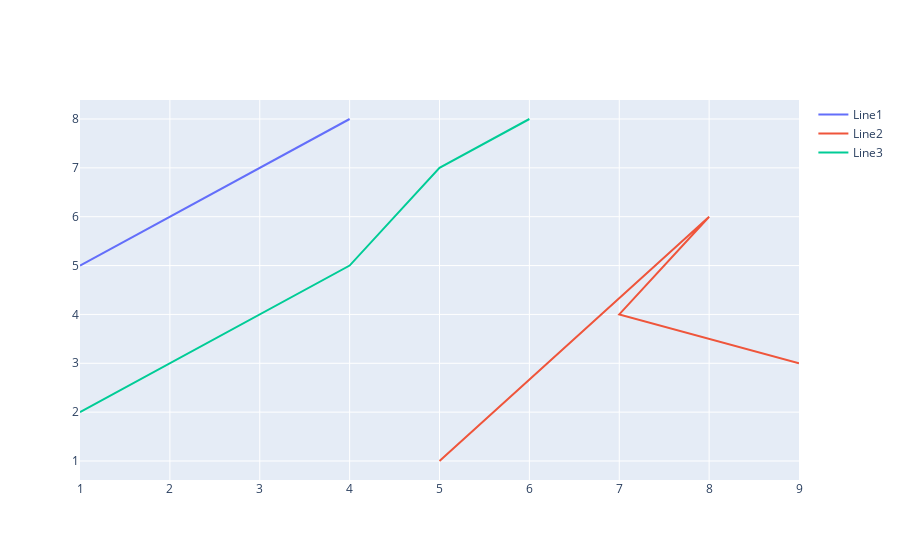

The notebook cell this image was saved under:
### Code cell
fig = go.Figure()
fig.add_trace(go.Scatter(x = x1, y = y1, name= "Line1", mode="lines"))
fig.add_trace(go.Scatter(x = x2, y = y2, name= "Line2", mode="lines"))
fig.add_trace(go.Scatter(x = x3, y = y3, name= "Line3", mode="lines"))
fig.show()

### Figure 1 — Plotly figure (JSON) as saved in the notebook; plotly's stock layout.template omitted (floating-point values rounded to 4 significant figures)
{"data": [{"mode": "lines", "name": "Line1", "type": "scatter", "x": [1, 2, 3, 4], "y": [5, 6, 7, 8]}, {"mode": "lines", "name": "Line2", "type": "scatter", "x": [9, 7, 8, 5], "y": [3, 4, 6, 1]}, {"mode": "lines", "name": "Line3", "type": "scatter", "x": [1, 4, 5, 6], "y": [2, 5, 7, 8]}], "layout": {}}
